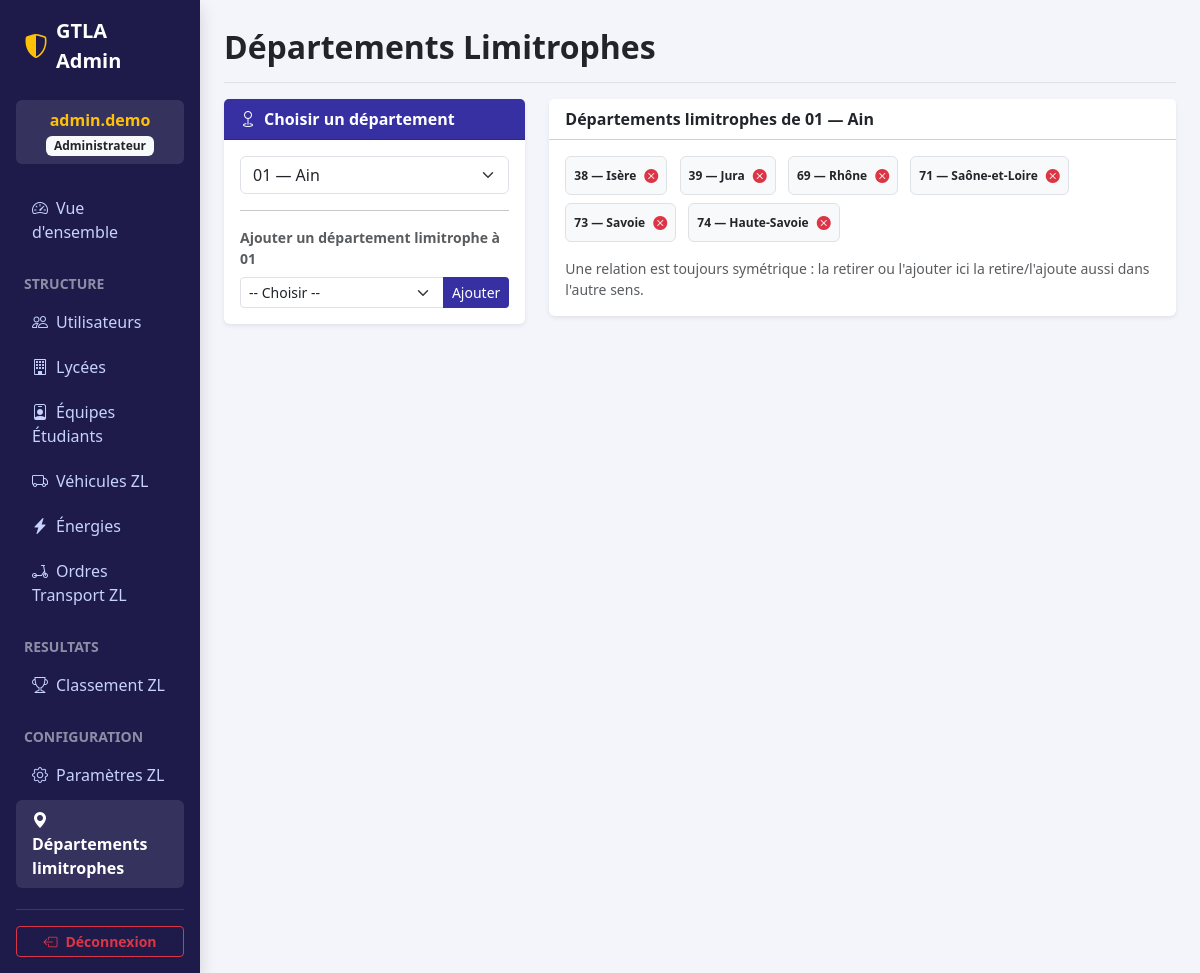
Page /admin/?section=departements (signed in) on the committed database.
### tables this page shows
CREATE TABLE `ref_departements` (
  `code_dept` varchar(3) NOT NULL,
  `nom_dept` varchar(50) NOT NULL
);

### admin/includes/departements.php (the view, shortened to what this page needs)
<?php
$tous_departements = $pdo->query("SELECT code_dept, nom_dept FROM ref_departements ORDER BY code_dept")->fetchAll();
$dept_selectionne = $_GET['dept'] ?? ($tous_departements[0]['code_dept'] ?? null);
$voisins = [];
if ($dept_selectionne) {
    $stmt = $pdo->prepare(
        "SELECT r.code_dept, r.nom_dept
         FROM zl_departements_limitrophes l
         JOIN ref_departements r ON r.code_dept = l.code_dept_limitrophe
         WHERE l.code_dept = ?
         ORDER BY r.code_dept"
    );
    $stmt->execute([$dept_selectionne]);
    $voisins = $stmt->fetchAll();
}
$nom_dept_selectionne = '';
foreach ($tous_departements as $d) {
    if ($d['code_dept'] === $dept_selectionne) { $nom_dept_selectionne = $d['nom_dept']; break; }
}
?>
<div class="row g-4">
    <div class="col-md-4">
        <div class="card border-0 shadow-sm">
            <div class="card-header bg-admin-header text-white fw-bold"><i class="bi bi-geo me-2"></i>Choisir un département</div>
            <div class="card-body">
                <form method="GET">
                    <select name="dept" class="form-select" onchange="this.form.submit()">
                        <?php foreach ($tous_departements as $d): ?>
                            <option value="<?= htmlspecialchars($d['code_dept']) ?>" <?= $d['code_dept'] === $dept_selectionne ? 'selected' : '' ?>>
                                <?= htmlspecialchars($d['code_dept']) ?> — <?= htmlspecialchars($d['nom_dept']) ?>
                            </option>
                        <?php endforeach; ?>
                    </select>
                </form>
                <?php if ($dept_selectionne): ?>
                <hr>
                <form action="actions.php?action=add_limitrophe" method="POST">
                    <label class="form-label small fw-bold text-muted">Ajouter un département limitrophe à <?= htmlspecialchars($dept_selectionne) ?></label>
                    <div class="input-group">
                        <select name="code_dept_limitrophe" class="form-select form-select-sm" required>
                            <option value="">-- Choisir --</option>
                        </select>
                        <button type="submit" class="btn btn-sm btn-indigo">Ajouter</button>
                    </div>
                </form>
                <?php endif; ?>
            </div>
        </div>
    </div>
    <div class="col-md-8">
        <div class="card border-0 shadow-sm">
            <div class="card-header bg-white fw-bold">
                Départements limitrophes de <?= htmlspecialchars($dept_selectionne) ?> — <?= htmlspecialchars($nom_dept_selectionne) ?>
            </div>
            <div class="card-body">
                <?php if (empty($voisins)): ?>
                    <p class="text-muted small mb-0">Aucun département limitrophe enregistré.</p>
                <?php else: ?>
                    <?php foreach ($voisins as $v): ?>
                        <span class="badge bg-light text-dark border d-inline-flex align-items-center mb-2 me-2 p-2">
                            <?= htmlspecialchars($v['code_dept']) ?> — <?= htmlspecialchars($v['nom_dept']) ?>
                            <form action="actions.php?action=delete_limitrophe" method="POST" class="d-inline ms-2" onsubmit="return confirm('Supprimer cette relation de voisinage ?');">
                                <button type="submit" class="btn btn-sm btn-link text-danger p-0 border-0" title="Retirer"><i class="bi bi-x-circle-fill"></i></button>
                            </form>
                        </span>
                    <?php endforeach; ?>
                <?php endif; ?>
                <div class="form-text mt-2">Une relation est toujours symétrique : la retirer ou l'ajouter ici la retire/l'ajoute aussi dans l'autre sens.</div>
            </div>
        </div>
    </div>
</div>

### admin/index.php (style rules this page uses)
:root { --admin-primary: #3730a3; --admin-sidebar: #1e1b4b; --admin-light: #f4f5fa; }
body { background-color: var(--admin-light); }
.bg-admin-header { background-color: var(--admin-primary) !important; }
.btn-indigo { background-color: var(--admin-primary); color: white; }

### rows in the picture
ref_departements: code_dept "01", nom_dept "Ain"
ref_departements: code_dept "38", nom_dept "Isère"
ref_departements: code_dept "39", nom_dept "Jura"
ref_departements: code_dept "69", nom_dept "Rhône"
ref_departements: code_dept "71", nom_dept "Saône-et-Loire"
ref_departements: code_dept "73", nom_dept "Savoie"
ref_departements: code_dept "74", nom_dept "Haute-Savoie"

### other values in the picture
$_SESSION['admin_identifiant'] "admin.demo"
$_SESSION['admin_role'] "Administrateur"
form field dept "01 — Ain"
